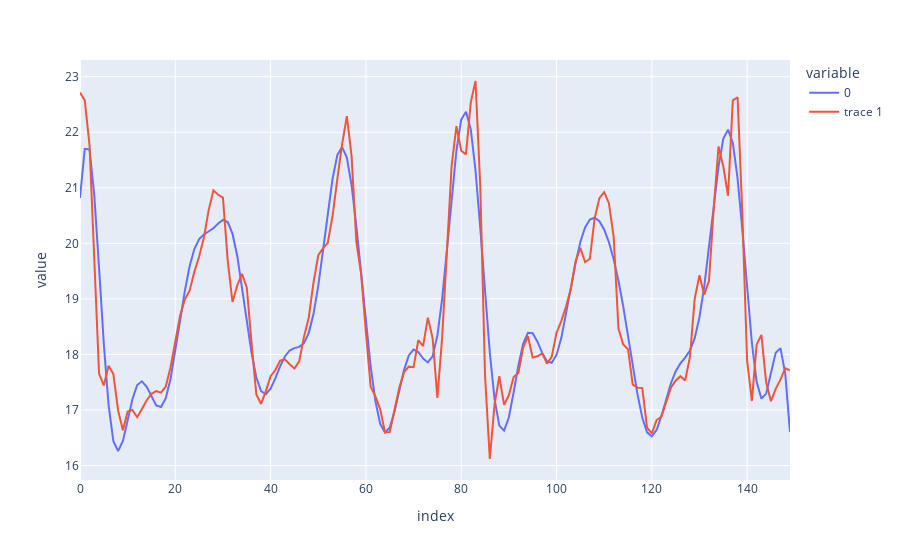

Notebook cell for this chart:
### Code cell
i = 1000
X = picotar(s[2], J)
x = X[i,:]
S = x.dot(W)
xh = S.dot(W.transpose())
fig = px.line(xh)
fig.add_trace(go.Scatter(y=x, mode='lines', showlegend=True))

### Figure 1 — Plotly figure (JSON) as saved in the notebook; plotly's stock layout.template omitted (floating-point values rounded to 4 significant figures; data arrays with more than 128 entries replaced by an {"elided": "..."} marker saying what was removed)
{"data": [{"hovertemplate": "variable=0<br>index=%{x}<br>value=%{y}<extra></extra>", "legendgroup": "0", "line": {"color": "#636efa", "dash": "solid"}, "marker": {"symbol": "circle"}, "mode": "lines", "name": "0", "orientation": "v", "showlegend": true, "type": "scatter", "x": {"elided": "150 int values"}, "xaxis": "x", "y": {"elided": "150 float values"}, "yaxis": "y"}, {"mode": "lines", "showlegend": true, "type": "scatter", "y": {"elided": "150 float values"}}], "layout": {"legend": {"title": {"text": "variable"}, "tracegroupgap": 0}, "margin": {"t": 60}, "xaxis": {"anchor": "y", "domain": [0, 1], "title": {"text": "index"}}, "yaxis": {"anchor": "x", "domain": [0, 1], "title": {"text": "value"}}}}
